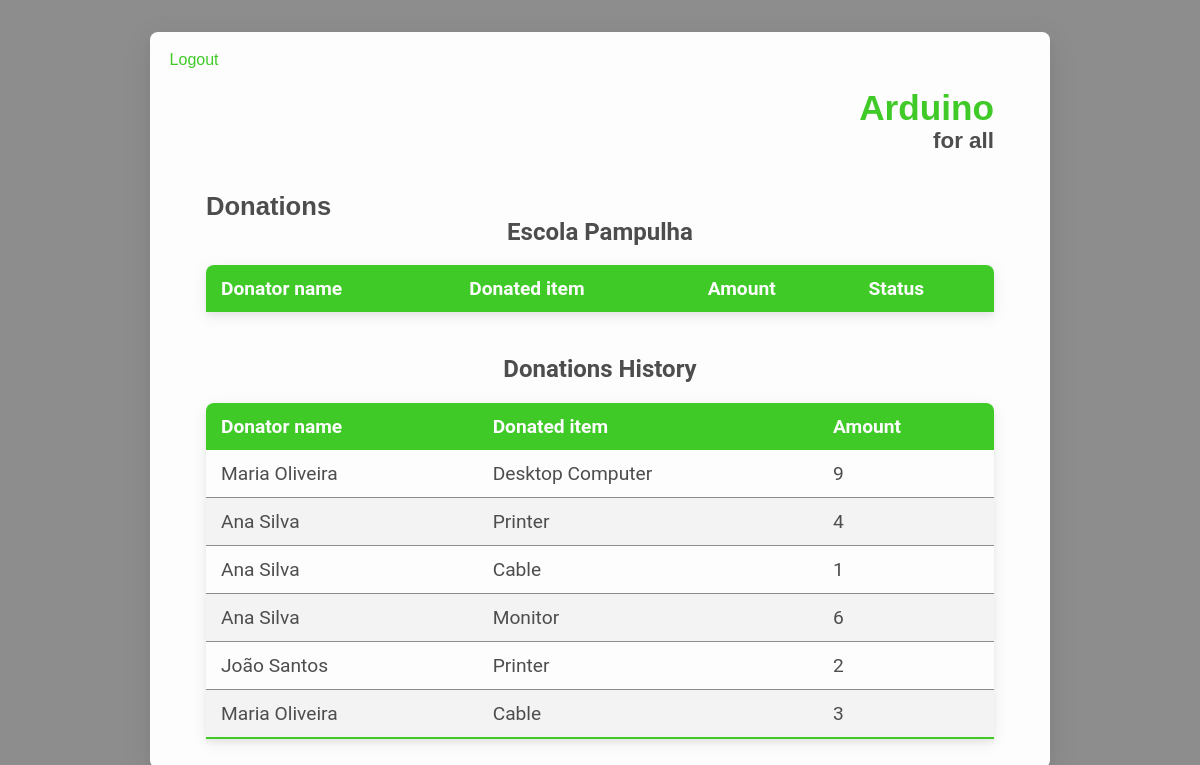
/school_page (signed in), run on the app's committed database.
### tables this page shows
CREATE TABLE "schools" (
	"id"	INTEGER,
	"name"	VARCHAR(255),
	"address"	VARCHAR(255),
	"city"	VARCHAR(255),
	"state"	VARCHAR(255),
	"country"	VARCHAR(255),
	"phone"	VARCHAR(20),
	"email"	VARCHAR(255),
	"password"	VARCHAR(255),
	"latitude"	Decimal(8, 6),
	"longitude"	Decimal(9, 6),
	"photo"	VARCHAR(255),
	PRIMARY KEY("id")
);

CREATE TABLE "donations" (
	"id"	INTEGER,
	"user_id"	VARCHAR(255),
	"school_id"	VARCHAR(255),
	"item_id"	VARCHAR(255),
	"amount"	VARCHAR(255),
	"received"	INTEGER,
	PRIMARY KEY("id")
);

CREATE TABLE 'users' ( 'id' INTEGER PRIMARY KEY, 'name' VARCHAR(255), 'email' VARCHAR(255), 'password' VARCHAR(255), 'photo' VARCHAR(255) );

CREATE TABLE 'items' ( 'id' INTEGER PRIMARY KEY, 'name' VARCHAR(255), 'description' VARCHAR(255), 'icon' VARCHAR(255), 'scores' INTEGER );

### app.py (the view)
@app.route('/school_page')
def schoolPage():
    if 'userId' in session:
        schoolId = session['userId']
        con = sql.connect(DATABASE)
        con.row_factory = sql.Row
        cursor = con.cursor()
        itemId = request.args.get('id')
        if itemId:
            cursor.execute(
                'UPDATE `donations` SET `received` = 1 WHERE id = ?', [itemId])
            con.commit()
        cursor.execute(
            'SELECT donations.id, donations.amount, donations.received, users.name AS user, items.name AS item, items.scores, schools.name AS school FROM `donations` INNER JOIN `schools` ON schools.id = donations.school_id INNER JOIN `items` ON items.id = donations.item_id INNER JOIN `users` ON users.id = donations.user_id WHERE donations.school_id=?', [schoolId])
        donations = cursor.fetchall()
        return render_template('school_page.html', donations=donations)
    else:
        return redirect('/login')

### templates/school_page.html (shortened to what this page needs)
{% extends "layout.html" %} {% block pageTitle %} Donations {% endblock %} {%
block content %} {% if not donations %}
<h2 class="center marg-t">No donations yet!</h2>
{% else %}
<h2 class="center marg-t">{{ donations[0]['school'] }}</h2>
<table class="styled-table">
  <thead>
    <td>Donator name</td>
    <td>Donated item</td>
    <td>Amount</td>
    <td colspan="2">Status</td>
  </thead>
</table>
<h2 class="center marg-t">Donations History</h2>
<table class="styled-table">
  <thead>
    <td>Donator name</td>
    <td>Donated item</td>
    <td>Amount</td>
  </thead>
  {% for donation in donations %} {% if donation['received'] == 1 %}
  <tr>
    <td>{{ donation['user'] }}</td>
    <td>{{ donation['item'] }}</td>
    <td>{{ donation['amount'] }}</td>
  </tr>
  {% endif %} {% endfor %}
</table>
{% endif %} {% endblock%}

### static/css/style.css (style rules this page uses)
:root { --primary: #4d4d4d; --secondary: #ffffff; --white: #fdfdfd; --darkgray: #3d3d3d; --lightgray: #8d8d8d; --lightergray: #f3f3f3; --green: #3fca28; --purple: #65068a; --font: 'Roboto', sans-serif; --shadow-small: 0px 2px 2px rgba(0, 0, 0, 0.04), 0px 2px 8px rgba(0, 0, 0, 0.08); --shadow: 0px 4px 4px rgba(0, 0, 0, 0.04), 0px 4px 16px rgba(0, 0, 0, 0.08); --shadow-big: 0px 8px 8px rgba(0, 0, 0, 0.04), 0px 8px 32px rgba(0, 0, 0, 0.08); }
* { margin: 0; padding: 0; -webkit-box-sizing: border-box; box-sizing: border-box; }
html, body, #root { max-height: 100vh; max-width: 100vw; height: 100%; width: 100%; }
body { padding: 2em; font-family: var(--font); color: var(--primary); background-color: var(--lightgray); }
.styled-table { border-collapse: collapse; margin: 1em 0; font-size: 1.2em; min-width: 300px; border-radius: 8px 8px 0 0; overflow: hidden; -webkit-box-shadow: var(--shadow); box-shadow: var(--shadow); }
.styled-table th, .styled-table td { padding: 12px 15px; }
.styled-table tbody tr { border-bottom: 1px solid var(--lightgray); }
.styled-table tbody tr:nth-of-type(even) { background-color: var(--lightergray); }
.styled-table tbody tr:last-of-type { border-bottom: 2px solid var(--green); }
.center { text-align: center; }
.marg-t { margin-top: 1em; }

### data on the page
schools: name "Escola Pampulha"
donations: user "Maria Oliveira", item "Desktop Computer", amount "9"
donations: user "Ana Silva", item "Printer", amount "4"
donations: user "Ana Silva", item "Cable", amount "1"
donations: user "Ana Silva", item "Monitor", amount "6"
donations: user "João Santos", item "Printer", amount "2"
donations: user "Maria Oliveira", item "Cable", amount "3"
